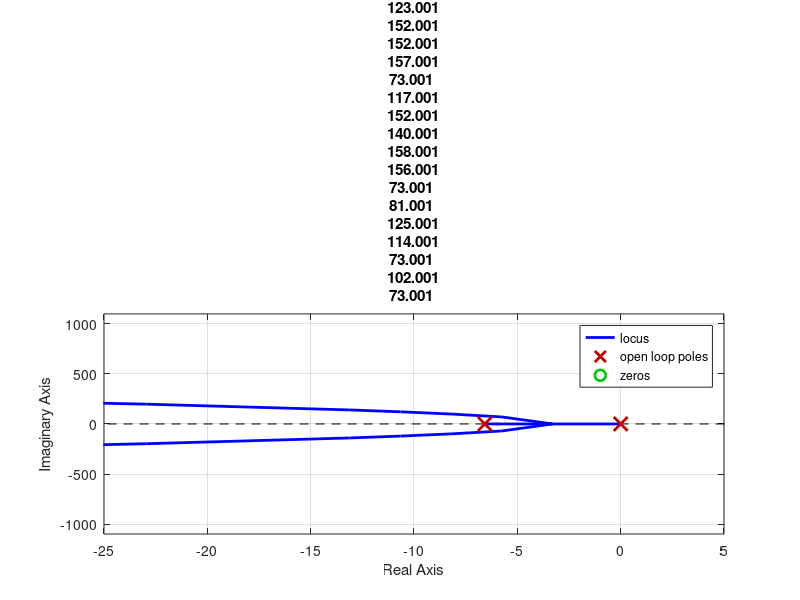

Write the MATLAB code that produced this figure. (Note: this script raises an error after producing the figure.)
a = 0.8109; b = 6.575;

for TI = [0.001, 0.01, 0.1, 1, 10]
    G = tf([TI 1], [TI 0]) * tf([a], [1 b]);

    rlocus(G);
    xlim([-25, 5]);
    title("Root Locus (TI = " + TI + ")");

    K = rlocfind(G);

    fprintf("(TI, K) values:\n");
    TI
    K

    pause;
end
